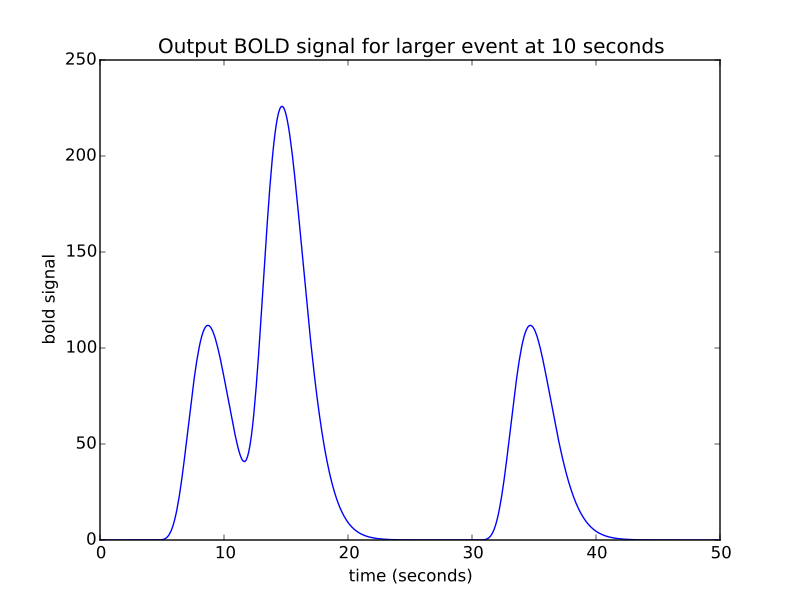

Write the Python code that produced this figure.
bold_signal_3 = np.convolve(neural_signal_3, hrf_signal)[:n_time_points_3]
plt.plot(times_3, bold_signal_3)
plt.xlabel('time (seconds)')
plt.ylabel('bold signal')
plt.title('Output BOLD signal for larger event at 10 seconds')
